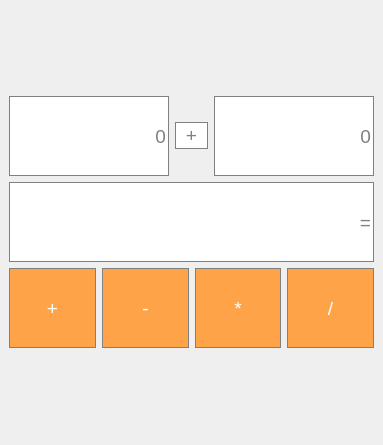
<?xml version="1.0" encoding="UTF-8"?>
<ui version="4.0">
 <class>MainWindow</class>
 <widget class="QMainWindow" name="MainWindow">
  <property name="geometry">
   <rect>
    <x>0</x>
    <y>0</y>
    <width>383</width>
    <height>445</height>
   </rect>
  </property>
  <property name="font">
   <font>
    <pointsize>14</pointsize>
   </font>
  </property>
  <property name="windowTitle">
   <string>MainWindow</string>
  </property>
  <widget class="QWidget" name="centralwidget">
   <layout class="QGridLayout" name="gridLayout">
    <item row="0" column="0">
     <layout class="QVBoxLayout" name="verticalLayout">
      <item>
       <layout class="QHBoxLayout" name="horizontalLayout">
        <item>
         <widget class="QLineEdit" name="lineEdit_num1">
          <property name="sizePolicy">
           <sizepolicy hsizetype="Expanding" vsizetype="Expanding">
            <horstretch>0</horstretch>
            <verstretch>0</verstretch>
           </sizepolicy>
          </property>
          <property name="maximumSize">
           <size>
            <width>1000</width>
            <height>80</height>
           </size>
          </property>
          <property name="styleSheet">
           <string notr="true">border: 1px solid grey;</string>
          </property>
          <property name="maxLength">
           <number>15</number>
          </property>
          <property name="alignment">
           <set>Qt::AlignRight|Qt::AlignTrailing|Qt::AlignVCenter</set>
          </property>
          <property name="placeholderText">
           <string>0</string>
          </property>
         </widget>
        </item>
        <item>
         <widget class="QLineEdit" name="lineEdit_operator">
          <property name="maximumSize">
           <size>
            <width>50</width>
            <height>16777215</height>
           </size>
          </property>
          <property name="styleSheet">
           <string notr="true">border: 1px solid grey;</string>
          </property>
          <property name="alignment">
           <set>Qt::AlignCenter</set>
          </property>
          <property name="placeholderText">
           <string>+</string>
          </property>
         </widget>
        </item>
        <item>
         <widget class="QLineEdit" name="lineEdit_num2">
          <property name="sizePolicy">
           <sizepolicy hsizetype="Expanding" vsizetype="Expanding">
            <horstretch>0</horstretch>
            <verstretch>0</verstretch>
           </sizepolicy>
          </property>
          <property name="maximumSize">
           <size>
            <width>1000</width>
            <height>80</height>
           </size>
          </property>
          <property name="styleSheet">
           <string notr="true">border: 1px solid grey;</string>
          </property>
          <property name="maxLength">
           <number>15</number>
          </property>
          <property name="alignment">
           <set>Qt::AlignRight|Qt::AlignTrailing|Qt::AlignVCenter</set>
          </property>
          <property name="placeholderText">
           <string>0</string>
          </property>
         </widget>
        </item>
       </layout>
      </item>
      <item>
       <widget class="QLineEdit" name="lineEdit_result">
        <property name="sizePolicy">
         <sizepolicy hsizetype="Expanding" vsizetype="Expanding">
          <horstretch>0</horstretch>
          <verstretch>0</verstretch>
         </sizepolicy>
        </property>
        <property name="maximumSize">
         <size>
          <width>1000</width>
          <height>80</height>
         </size>
        </property>
        <property name="styleSheet">
         <string notr="true">border: 1px solid grey;</string>
        </property>
        <property name="maxLength">
         <number>20</number>
        </property>
        <property name="alignment">
         <set>Qt::AlignRight|Qt::AlignTrailing|Qt::AlignVCenter</set>
        </property>
        <property name="placeholderText">
         <string>=</string>
        </property>
       </widget>
      </item>
      <item>
       <layout class="QHBoxLayout" name="horizontalLayout_2">
        <item>
         <widget class="QPushButton" name="pushButton_plus">
          <property name="sizePolicy">
           <sizepolicy hsizetype="Expanding" vsizetype="Expanding">
            <horstretch>0</horstretch>
            <verstretch>0</verstretch>
           </sizepolicy>
          </property>
          <property name="maximumSize">
           <size>
            <width>1000</width>
            <height>80</height>
           </size>
          </property>
          <property name="styleSheet">
           <string notr="true">background-color: rgb(255, 163, 72);
border: 1px solid grey;
color: #ffffff;
</string>
          </property>
          <property name="text">
           <string>+</string>
          </property>
         </widget>
        </item>
        <item>
         <widget class="QPushButton" name="pushButton_minus">
          <property name="sizePolicy">
           <sizepolicy hsizetype="Expanding" vsizetype="Expanding">
            <horstretch>0</horstretch>
            <verstretch>0</verstretch>
           </sizepolicy>
          </property>
          <property name="maximumSize">
           <size>
            <width>1000</width>
            <height>80</height>
           </size>
          </property>
          <property name="styleSheet">
           <string notr="true">background-color: rgb(255, 163, 72);
border: 1px solid grey;
color: #ffffff;</string>
          </property>
          <property name="text">
           <string>-</string>
          </property>
         </widget>
        </item>
        <item>
         <widget class="QPushButton" name="pushButton_mult">
          <property name="sizePolicy">
           <sizepolicy hsizetype="Expanding" vsizetype="Expanding">
            <horstretch>0</horstretch>
            <verstretch>0</verstretch>
           </sizepolicy>
          </property>
          <property name="maximumSize">
           <size>
            <width>1000</width>
            <height>80</height>
           </size>
          </property>
          <property name="styleSheet">
           <string notr="true">background-color: rgb(255, 163, 72);
border: 1px solid grey;
color: #ffffff;</string>
          </property>
          <property name="text">
           <string>*</string>
          </property>
         </widget>
        </item>
        <item>
         <widget class="QPushButton" name="pushButton_div">
          <property name="sizePolicy">
           <sizepolicy hsizetype="Expanding" vsizetype="Expanding">
            <horstretch>0</horstretch>
            <verstretch>0</verstretch>
           </sizepolicy>
          </property>
          <property name="maximumSize">
           <size>
            <width>1000</width>
            <height>80</height>
           </size>
          </property>
          <property name="styleSheet">
           <string notr="true">background-color: rgb(255, 163, 72);
border: 1px solid grey;
color: #ffffff;</string>
          </property>
          <property name="text">
           <string>/</string>
          </property>
         </widget>
        </item>
       </layout>
      </item>
     </layout>
    </item>
   </layout>
  </widget>
 </widget>
 <resources/>
 <connections/>
</ui>
